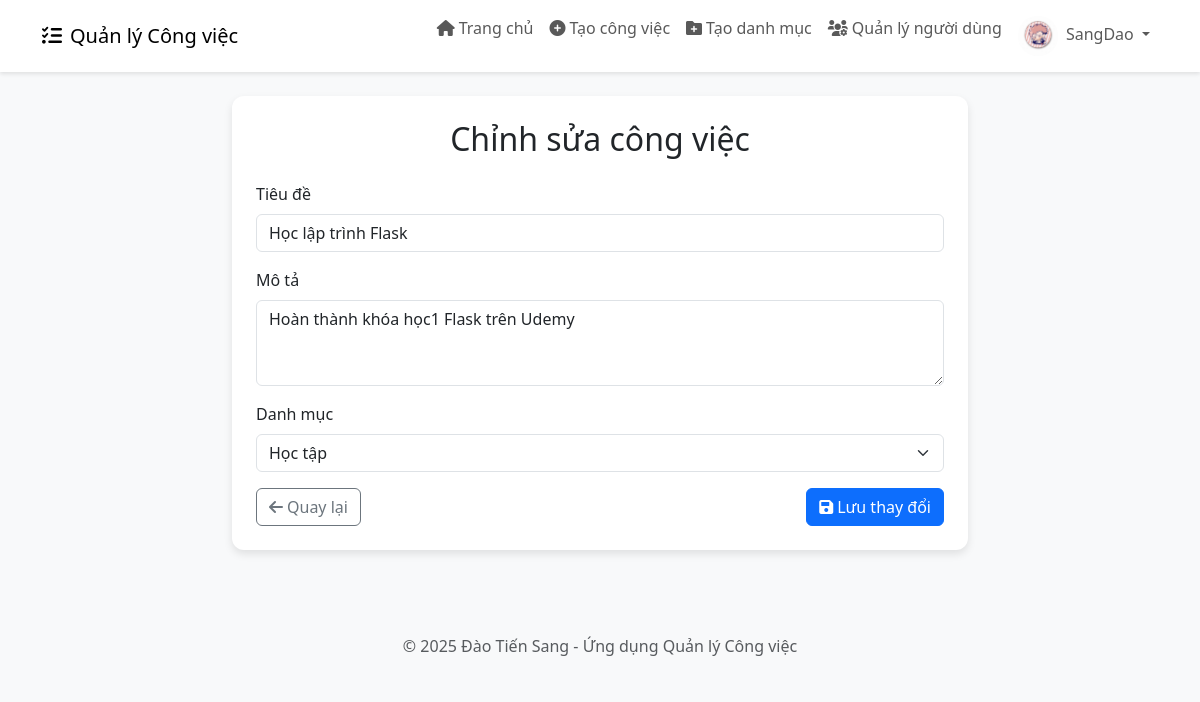
Screenshot of /task/3/edit (signed in) with the database file from the repository.
### app.py (models this page shows)
class Task(db.Model):
    id = db.Column(db.Integer, primary_key=True)
    title = db.Column(db.String(100), nullable=False)
    description = db.Column(db.Text, nullable=True)
    status = db.Column(db.String(20), default='Chưa hoàn thành')
    created = db.Column(db.DateTime, default=lambda: datetime.now(vietnam_tz))  # Lưu thời gian theo múi giờ Việt Nam
    finished = db.Column(db.DateTime, nullable=True)
    user_id = db.Column(db.Integer, db.ForeignKey('user.id'), nullable=False)
    category_id = db.Column(db.Integer, db.ForeignKey('category.id'), nullable=True)

class Category(db.Model):
    id = db.Column(db.Integer, primary_key=True)
    name = db.Column(db.String(100), nullable=False)
    description = db.Column(db.Text, nullable=True)
    tasks = db.relationship('Task', backref='category', lazy=True)

### app.py (the view, shortened to what this page needs)
@app.route('/task/<int:task_id>/edit', methods=['GET', 'POST'])
def edit_task(task_id):
    if 'user_id' not in session:
        return redirect(url_for('login'))
    task = Task.query.get_or_404(task_id)
    if task.user_id != session['user_id'] and not session.get('is_admin'):
        flash('Bạn không có quyền chỉnh sửa công việc này!', 'danger')
        return redirect(url_for('dashboard'))
    categories = Category.query.all()
    return render_template('edit_task.html', task=task, categories=categories)

### templates/edit_task.html (shortened to what this page needs)
{% extends 'base.html' %}
{% block content %}
<div class="row justify-content-center">
    <div class="col-md-8">
        <div class="card p-4">
            <h2 class="text-center mb-4">Chỉnh sửa công việc</h2>
            <form method="POST" action="{{ url_for('edit_task', task_id=task.id) }}">
                <div class="mb-3">
                    <label for="title" class="form-label">Tiêu đề</label>
                    <input type="text" class="form-control" id="title" name="title" value="{{ task.title }}" required>
                </div>
                <div class="mb-3">
                    <label for="description" class="form-label">Mô tả</label>
                    <textarea class="form-control" id="description" name="description" rows="3">{{ task.description }}</textarea>
                </div>
                <div class="mb-3">
                    <label for="category_id" class="form-label">Danh mục</label>
                    <select class="form-select" id="category_id" name="category_id">
                        {% for category in categories %}
                        <option value="{{ category.id }}" {% if task.category_id == category.id %}selected{% endif %}>{{ category.name }}</option>
                        {% endfor %}
                    </select>
                </div>
                <div class="d-flex justify-content-between">
                    <a href="{{ url_for('dashboard') }}" class="btn btn-outline-secondary">
                        <i class="fas fa-arrow-left me-1"></i>Quay lại
                    </a>
                    <button type="submit" class="btn btn-primary">
                        <i class="fas fa-save me-1"></i>Lưu thay đổi
                    </button>
                </div>
            </form>
        </div>
    </div>
</div>
{% endblock %}

### templates/base.html (style rules this page uses)
body { background-color: #f8f9fa; font-family: 'Segoe UI', Tahoma, Geneva, Verdana, sans-serif; }
.card { border: none; border-radius: 12px; box-shadow: 0 4px 8px rgba(0, 0, 0, 0.1); transition: transform 0.3s ease, box-shadow 0.3s ease; margin-bottom: 20px; }

### rows the page displays
Task: title "Học lập trình Flask", description "Hoàn thành khóa học1 Flask trên Udemy", category_id "Học tập"

### other values shown
{{ session.get('username') }} "SangDao"
